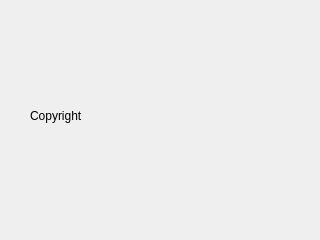
<?xml version="1.0" encoding="UTF-8"?>
<ui version="4.0">
 <class>copyright_form</class>
 <widget class="QWidget" name="copyright_form">
  <property name="geometry">
   <rect>
    <x>0</x>
    <y>0</y>
    <width>320</width>
    <height>240</height>
   </rect>
  </property>
  <property name="windowTitle">
   <string>Copyright</string>
  </property>
  <widget class="QLabel" name="label">
   <property name="geometry">
    <rect>
     <x>30</x>
     <y>20</y>
     <width>261</width>
     <height>191</height>
    </rect>
   </property>
   <property name="text">
    <string>Copyright</string>
   </property>
  </widget>
 </widget>
 <resources/>
 <connections/>
</ui>
